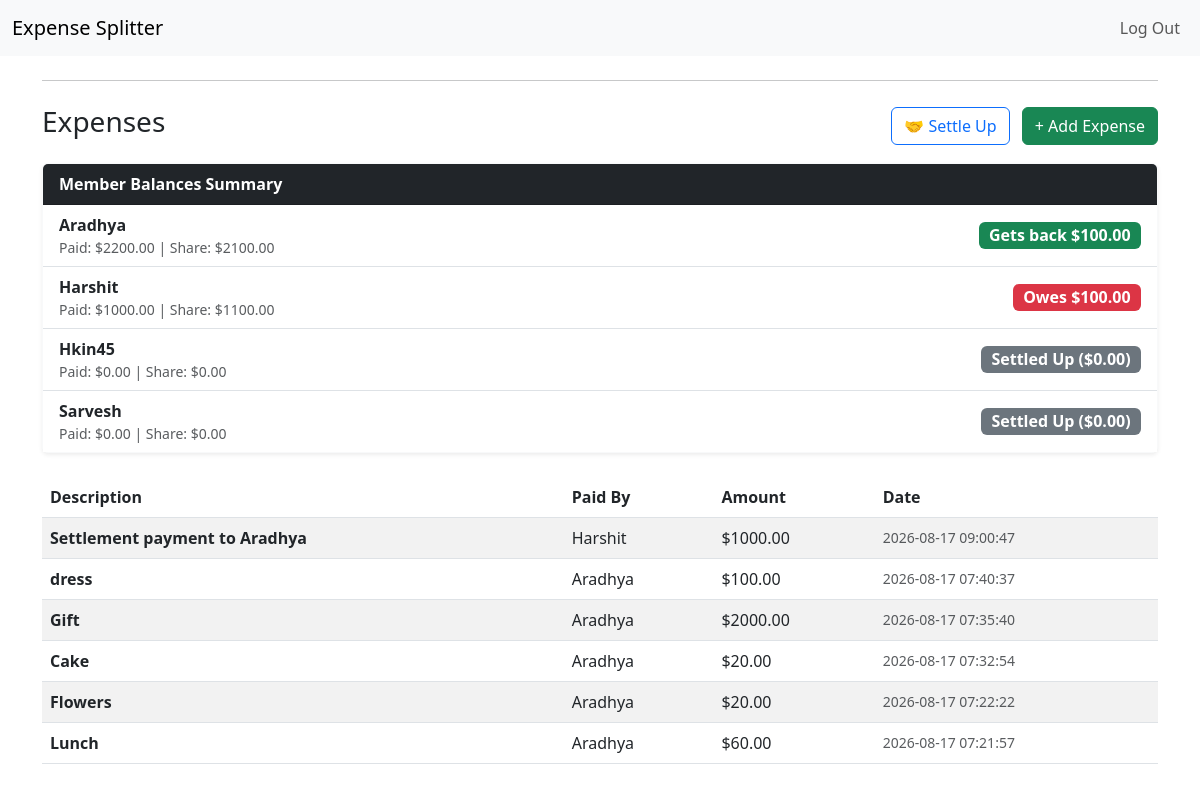
Screenshot of /group/1 (signed in) with the database file from the repository.
### tables this page shows
CREATE TABLE users (
    id INTEGER PRIMARY KEY AUTOINCREMENT NOT NULL,
    username TEXT NOT NULL UNIQUE,
    hash TEXT NOT NULL
);

CREATE TABLE expenses (
    id INTEGER PRIMARY KEY AUTOINCREMENT NOT NULL,
    group_id INTEGER NOT NULL,
    payer_id INTEGER NOT NULL,
    description TEXT NOT NULL,
    amount NUMERIC NOT NULL,
    created_at TIMESTAMP DEFAULT CURRENT_TIMESTAMP,
    FOREIGN KEY(group_id) REFERENCES groups(id),
    FOREIGN KEY(payer_id) REFERENCES users(id)
);

### app.py (the view)
@app.route("/group/<int:group_id>", methods=["GET"])
@login_required
def group_detail(group_id):
    membership = db.execute(
        "SELECT * FROM group_members WHERE group_id = ? AND user_id = ?",
        group_id, session["user_id"]
    )
    if not membership:
        return apology("group not found or access denied", 403)
    group = db.execute("SELECT * FROM groups WHERE id = ?", group_id)
    if not group:
        return apology("group not found", 404)
    members = db.execute(
        "SELECT users.id, users.username FROM users "
        "JOIN group_members ON users.id = group_members.user_id "
        "WHERE group_members.group_id = ?",
        group_id
    )
    non_members = db.execute(
        "SELECT id, username FROM users WHERE id NOT IN ("
        "  SELECT user_id FROM group_members WHERE group_id = ?"
        ")",
        group_id
    )
    expenses = db.execute(
        "SELECT expenses.id, expenses.description, expenses.amount, expenses.created_at, "
        "users.username AS payer_name "
        "FROM expenses "
        "JOIN users ON expenses.payer_id = users.id "
        "WHERE expenses.group_id = ? "
        "ORDER BY expenses.created_at DESC",
        group_id
    )
    balances = []
    for member in members:
        user_id = member["id"]
        paid_res = db.execute(
            "SELECT SUM(amount) AS total FROM expenses WHERE group_id = ? AND payer_id = ?",
            group_id, user_id
        )
        total_paid = paid_res[0]["total"] or 0.0
        owed_res = db.execute(
            "SELECT SUM(expense_splits.amount_owed) AS total FROM expense_splits "
            "JOIN expenses ON expense_splits.expense_id = expenses.id "
            "WHERE expenses.group_id = ? AND expense_splits.user_id = ?",
            group_id, user_id
        )
        total_owed = owed_res[0]["total"] or 0.0
        net = round(total_paid - total_owed, 2)
        balances.append({
            "username": member["username"],
            "paid": total_paid,
            "owed": total_owed,
            "net": net
        })
    return render_template(
        "group.html",
        group=group[0],
        members=members,
        non_members=non_members,
        expenses=expenses,
        balances=balances
    )

### app.py (called while the page is built)
@app.after_request
def after_request(response):
    response.headers["Cache-Control"] = "no-cache, no-store, must-revalidate"
    response.headers["Expires"] = 0
    response.headers["Pragma"] = "no-cache"
    return response

### helpers.py (called while the page is built)
def login_required(f):
    @wraps(f)
    def decorated_function(*args, **kwargs):
        if session.get("user_id") is None:
            return redirect("/login")
        return f(*args, **kwargs)
    return decorated_function

### templates/group.html (shortened to what this page needs)
{% extends "layout.html" %}
{% block main %}
<hr class="my-4">
<div class="d-flex justify-content-between align-items-center mb-3">
    <h3>Expenses</h3>
    <div>
        <button type="button" class="btn btn-outline-primary me-2" data-bs-toggle="modal" data-bs-target="#settleModal">
            🤝 Settle Up
        </button>
        <a href="/add_expense/{{ group.id }}" class="btn btn-success">+ Add Expense</a>
    </div>
</div>
<div class="card mb-4 border-light shadow-sm">
    <div class="card-header bg-dark text-white fw-bold">
        Member Balances Summary
    </div>
    <div class="card-body p-0">
        <ul class="list-group list-group-flush">
            {% for b in balances %}
                <li class="list-group-item d-flex justify-content-between align-items-center">
                    <div>
                        <strong>{{ b.username }}</strong>
                        <div class="text-muted small">
                            Paid: ${{ "%.2f"|format(b.paid) }} | Share: ${{ "%.2f"|format(b.owed) }}
                        </div>
                    </div>
                    {% if b.net > 0 %}
                        <span class="badge bg-success fs-6">Gets back ${{ "%.2f"|format(b.net) }}</span>
                    {% elif b.net < 0 %}
                        <span class="badge bg-danger fs-6">Owes ${{ "%.2f"|format(b.net | abs) }}</span>
                    {% else %}
                        <span class="badge bg-secondary fs-6">Settled Up ($0.00)</span>
                    {% endif %}
                </li>
            {% endfor %}
        </ul>
    </div>
</div>
{% if expenses %}
    <div class="table-responsive">
        <table class="table table-striped align-middle">
            <thead>
                <tr>
                    <th>Description</th>
                    <th>Paid By</th>
                    <th>Amount</th>
                    <th>Date</th>
                </tr>
            </thead>
            <tbody>
                {% for expense in expenses %}
                    <tr>
                        <td><strong>{{ expense.description }}</strong></td>
                        <td>{{ expense.payer_name }}</td>
                        <td>${{ "%.2f"|format(expense.amount) }}</td>
                        <td class="text-muted small">{{ expense.created_at }}</td>
                    </tr>
                {% endfor %}
            </tbody>
        </table>
    </div>
{% else %}
    <p class="text-muted">No expenses recorded yet. Click "+ Add Expense" to log your first bill!</p>
{% endif %}
{% endblock %}

### templates/layout.html (shortened to what this page needs)
<!DOCTYPE html>
<html lang="en">
<head>
    <link href="https://cdn.jsdelivr.net/npm/bootstrap@5.3.0/dist/css/bootstrap.min.css" rel="stylesheet">
</head>
<body>
    <nav class="navbar navbar-expand-lg navbar-light bg-light">
        <div class="container-fluid">
            <a class="navbar-brand" href="/">Expense Splitter</a>
            <div class="collapse navbar-collapse" id="navbarContent">
                <ul class="navbar-nav ms-auto">
                    {% if session.get("user_id") %}
                        <li class="nav-item"><a class="nav-link" href="/logout">Log Out</a></li>
                    {% else %}
                        <li class="nav-item"><a class="nav-link" href="/login">Log In</a></li>
                        <li class="nav-item"><a class="nav-link" href="/register">Register</a></li>
                    {% endif %}
                </ul>
            </div>
        </div>
    </nav>
    <div class="container mt-4">
        {% block main %}{% endblock %}
    </div>
</body>
</html>

### rows the page displays
users: username "Aradhya", paid "2200.00", owed "2100.00", net "100.00"
users: username "Harshit", paid "1000.00", owed "1100.00", net|abs "100.00"
users: username "Hkin45", paid "0.00", owed "0.00", shows "Settled Up ($0.00)"
users: username "Sarvesh", paid "0.00", owed "0.00", shows "Settled Up ($0.00)"
expenses: description "Settlement payment to Aradhya", payer_name "Harshit", amount "1000.00", created_at "2026-08-17 09:00:47"
expenses: description "dress", payer_name "Aradhya", amount "100.00", created_at "2026-08-17 07:40:37"
expenses: description "Gift", payer_name "Aradhya", amount "2000.00", created_at "2026-08-17 07:35:40"
expenses: description "Cake", payer_name "Aradhya", amount "20.00", created_at "2026-08-17 07:32:54"
expenses: description "Flowers", payer_name "Aradhya", amount "20.00", created_at "2026-08-17 07:22:22"
expenses: description "Lunch", payer_name "Aradhya", amount "60.00", created_at "2026-08-17 07:21:57"
